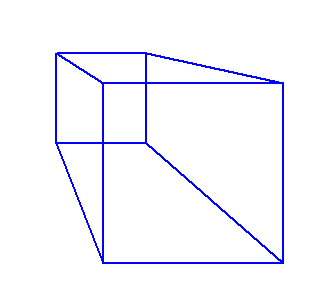

Reproduce this figure in Python.
import turtle
import time

viewfactor = 150
xshift = 0
yshift = 0
zshift = 50
def gotoxyz(x,y,z):
    global viewfactor,xshift,yshift,zshift
    if (z+zshift) == 0 : return     
    xcor = viewfactor * (x+xshift)/(z+zshift)
    ycor = viewfactor * (y+yshift)/(z+zshift)
    turtle.goto(xcor,ycor)

turtle.speed(0)
turtle.delay(0)
turtle.penup()
turtle.ht()
turtle.tracer(0)
while True:
    turtle.clear()
    gotoxyz(50,50,0)
    turtle.pendown()
    gotoxyz(50,-50,0)
    gotoxyz(-50,-50,0)
    gotoxyz(-50,50,0)
    gotoxyz(50,50,0)
    turtle.penup()
    gotoxyz(50,50,50)
    turtle.pendown()
    gotoxyz(50,-50,50)
    gotoxyz(-50,-50,50)
    gotoxyz(-50,50,50)
    gotoxyz(50,50,50)
    turtle.penup()
    gotoxyz(50,50,50)
    turtle.pendown()
    gotoxyz(50,50,0)
    turtle.penup()
    gotoxyz(50,-50,50)
    turtle.pendown()
    gotoxyz(50,-50,0)    
    turtle.penup()
    gotoxyz(-50,-50,50)    
    turtle.pendown()
    gotoxyz(-50,-50,0)    
    turtle.penup()
    gotoxyz(-50,50,50)
    turtle.pendown()
    gotoxyz(-50,50,0)
    turtle.penup()
    turtle.update()
    time.sleep(0.1)
 
    
